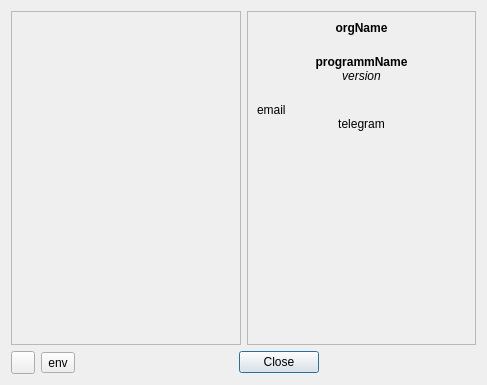
<?xml version="1.0" encoding="UTF-8"?>
<ui version="4.0">
 <class>AboutBox</class>
 <widget class="QDialog" name="AboutBox">
  <property name="geometry">
   <rect>
    <x>0</x>
    <y>0</y>
    <width>487</width>
    <height>385</height>
   </rect>
  </property>
  <property name="windowTitle">
   <string>About</string>
  </property>
  <property name="windowIcon">
   <iconset>
    <normaloff>:/images/computer.png</normaloff>:/images/computer.png</iconset>
  </property>
  <layout class="QVBoxLayout" name="verticalLayout">
   <item>
    <layout class="QHBoxLayout" name="horizontalLayout">
     <item>
      <widget class="QFrame" name="frame">
       <property name="frameShape">
        <enum>QFrame::StyledPanel</enum>
       </property>
       <property name="frameShadow">
        <enum>QFrame::Raised</enum>
       </property>
       <layout class="QVBoxLayout" name="verticalLayout_2">
        <item>
         <widget class="QLabel" name="labelLogo">
          <property name="pixmap">
           <pixmap resource="../../images/aboutbox.qrc">:/logo/avatar.png</pixmap>
          </property>
          <property name="alignment">
           <set>Qt::AlignCenter</set>
          </property>
         </widget>
        </item>
       </layout>
      </widget>
     </item>
     <item>
      <widget class="QFrame" name="frame_2">
       <property name="frameShape">
        <enum>QFrame::StyledPanel</enum>
       </property>
       <property name="frameShadow">
        <enum>QFrame::Raised</enum>
       </property>
       <layout class="QVBoxLayout" name="verticalLayout_5">
        <property name="spacing">
         <number>0</number>
        </property>
        <item>
         <widget class="QLabel" name="lbl_orgName">
          <property name="font">
           <font>
            <weight>75</weight>
            <bold>true</bold>
           </font>
          </property>
          <property name="text">
           <string>orgName</string>
          </property>
          <property name="alignment">
           <set>Qt::AlignCenter</set>
          </property>
         </widget>
        </item>
        <item>
         <widget class="QWidget" name="widget" native="true">
          <property name="sizePolicy">
           <sizepolicy hsizetype="Preferred" vsizetype="Fixed">
            <horstretch>0</horstretch>
            <verstretch>0</verstretch>
           </sizepolicy>
          </property>
          <property name="minimumSize">
           <size>
            <width>0</width>
            <height>20</height>
           </size>
          </property>
         </widget>
        </item>
        <item>
         <widget class="QLabel" name="lbl_programmName">
          <property name="font">
           <font>
            <weight>75</weight>
            <bold>true</bold>
           </font>
          </property>
          <property name="text">
           <string>programmName</string>
          </property>
          <property name="alignment">
           <set>Qt::AlignCenter</set>
          </property>
         </widget>
        </item>
        <item>
         <widget class="QLabel" name="lbl_version">
          <property name="font">
           <font>
            <italic>true</italic>
           </font>
          </property>
          <property name="text">
           <string>version</string>
          </property>
          <property name="alignment">
           <set>Qt::AlignCenter</set>
          </property>
         </widget>
        </item>
        <item>
         <widget class="QWidget" name="widget_3" native="true">
          <property name="sizePolicy">
           <sizepolicy hsizetype="Preferred" vsizetype="Fixed">
            <horstretch>0</horstretch>
            <verstretch>0</verstretch>
           </sizepolicy>
          </property>
          <property name="minimumSize">
           <size>
            <width>0</width>
            <height>20</height>
           </size>
          </property>
         </widget>
        </item>
        <item>
         <widget class="QLabel" name="lbl_email">
          <property name="text">
           <string>email</string>
          </property>
         </widget>
        </item>
        <item>
         <widget class="QLabel" name="lbl_telegram">
          <property name="text">
           <string>telegram</string>
          </property>
          <property name="alignment">
           <set>Qt::AlignCenter</set>
          </property>
         </widget>
        </item>
        <item>
         <spacer name="verticalSpacer">
          <property name="orientation">
           <enum>Qt::Vertical</enum>
          </property>
          <property name="sizeHint" stdset="0">
           <size>
            <width>20</width>
            <height>40</height>
           </size>
          </property>
         </spacer>
        </item>
       </layout>
      </widget>
     </item>
    </layout>
   </item>
   <item>
    <layout class="QHBoxLayout" name="horizontalLayout_2">
     <item>
      <widget class="QToolButton" name="btn_about_qt"/>
     </item>
     <item>
      <widget class="QToolButton" name="btn_env">
       <property name="text">
        <string>env</string>
       </property>
      </widget>
     </item>
     <item>
      <widget class="QDialogButtonBox" name="buttonBox">
       <property name="standardButtons">
        <set>QDialogButtonBox::Close</set>
       </property>
       <property name="centerButtons">
        <bool>true</bool>
       </property>
      </widget>
     </item>
    </layout>
   </item>
  </layout>
 </widget>
 <tabstops>
  <tabstop>btn_about_qt</tabstop>
  <tabstop>btn_env</tabstop>
 </tabstops>
 <resources>
  <include location="../../images/aboutbox.qrc"/>
 </resources>
 <connections/>
</ui>
